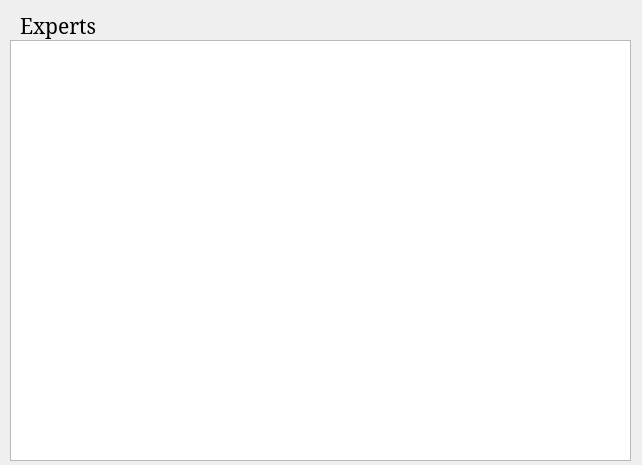
<?xml version="1.0" encoding="UTF-8"?>
<ui version="4.0">
 <class>prof_pre_info</class>
 <widget class="QDialog" name="prof_pre_info">
  <property name="geometry">
   <rect>
    <x>0</x>
    <y>0</y>
    <width>642</width>
    <height>465</height>
   </rect>
  </property>
  <property name="windowTitle">
   <string>Dialog</string>
  </property>
  <widget class="QLabel" name="label">
   <property name="geometry">
    <rect>
     <x>20</x>
     <y>10</y>
     <width>231</width>
     <height>31</height>
    </rect>
   </property>
   <property name="font">
    <font>
     <family>MS Serif</family>
     <pointsize>16</pointsize>
    </font>
   </property>
   <property name="text">
    <string>Experts</string>
   </property>
  </widget>
  <widget class="QTableView" name="tableView">
   <property name="geometry">
    <rect>
     <x>10</x>
     <y>40</y>
     <width>621</width>
     <height>421</height>
    </rect>
   </property>
   <attribute name="horizontalHeaderDefaultSectionSize">
    <number>200</number>
   </attribute>
  </widget>
 </widget>
 <resources/>
 <connections/>
</ui>
